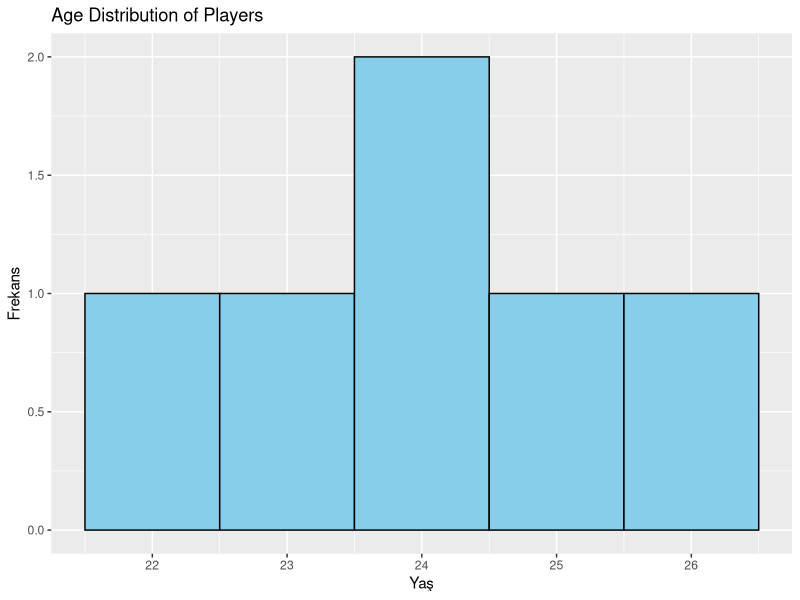
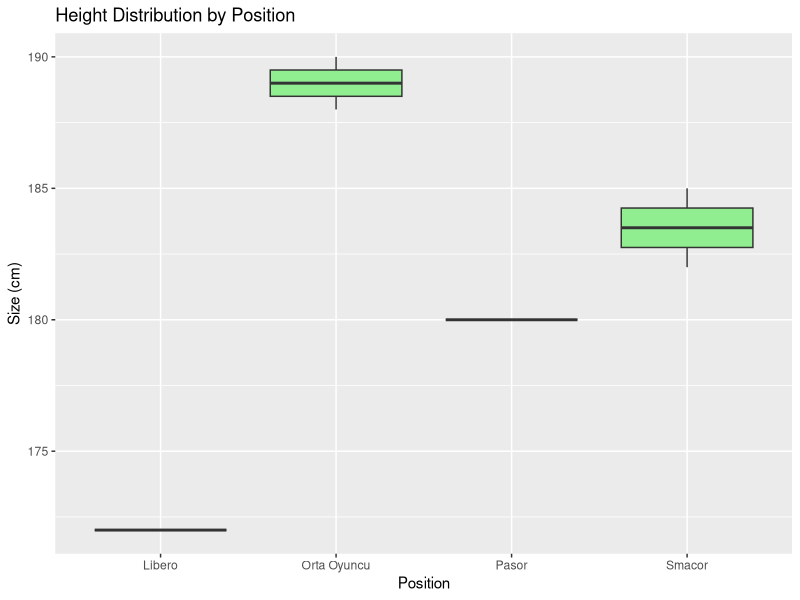
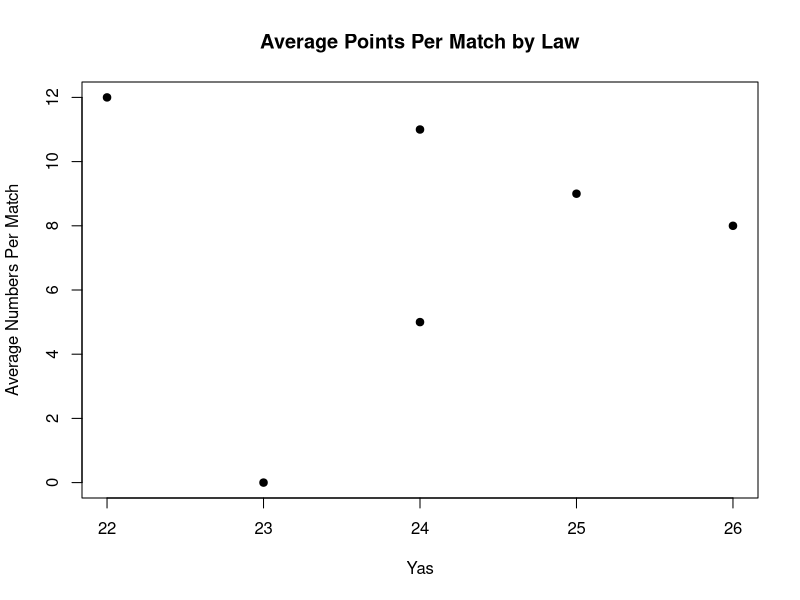
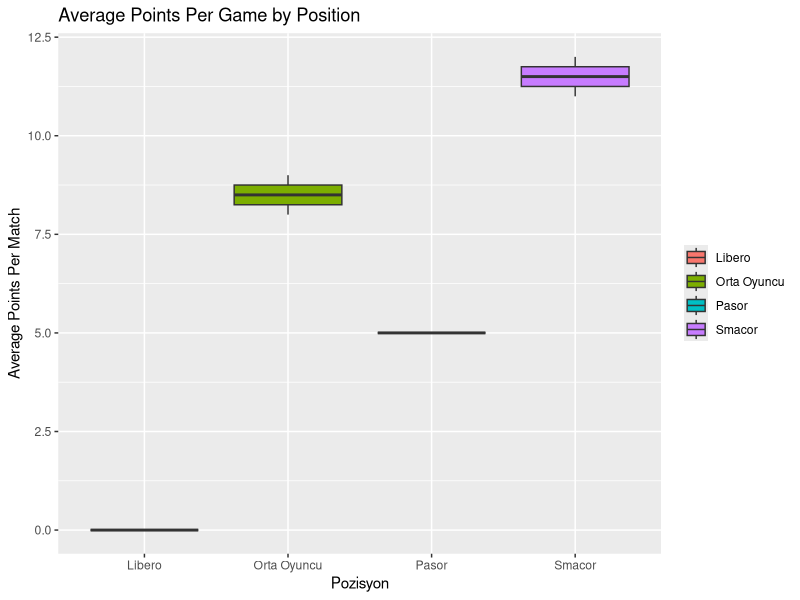
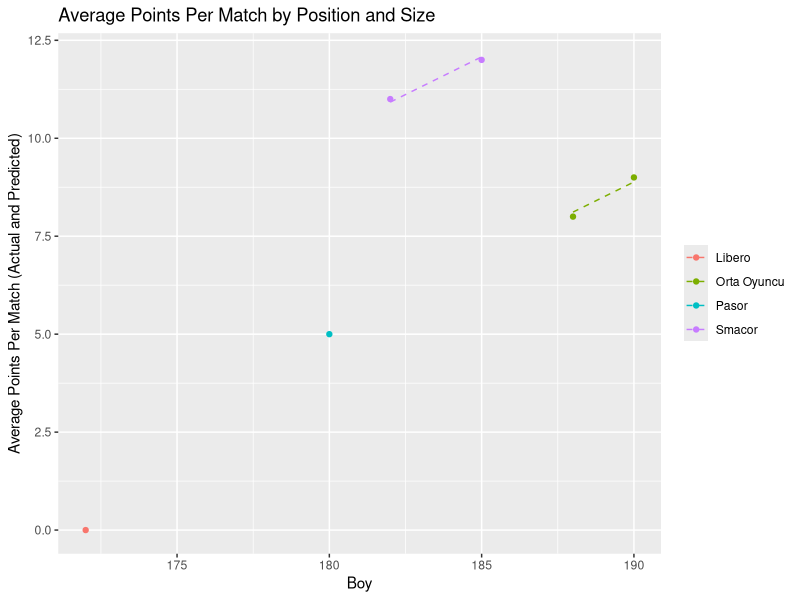
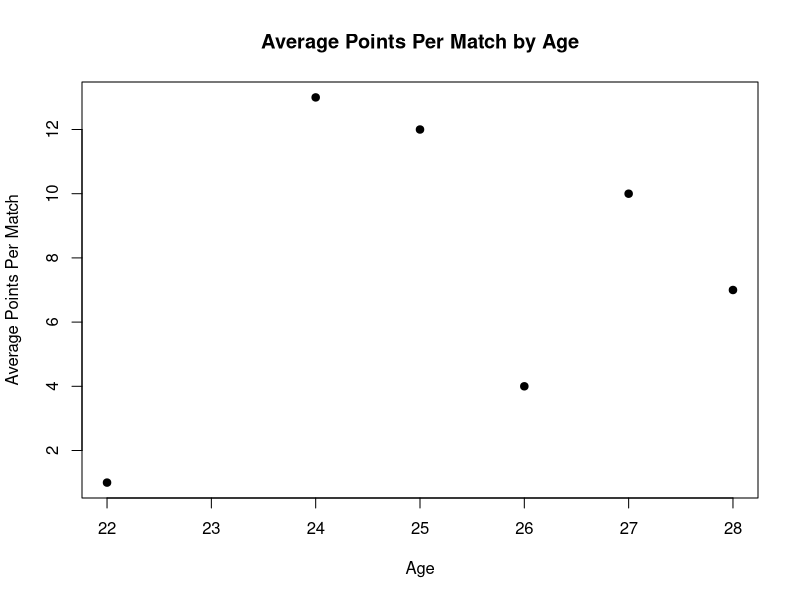
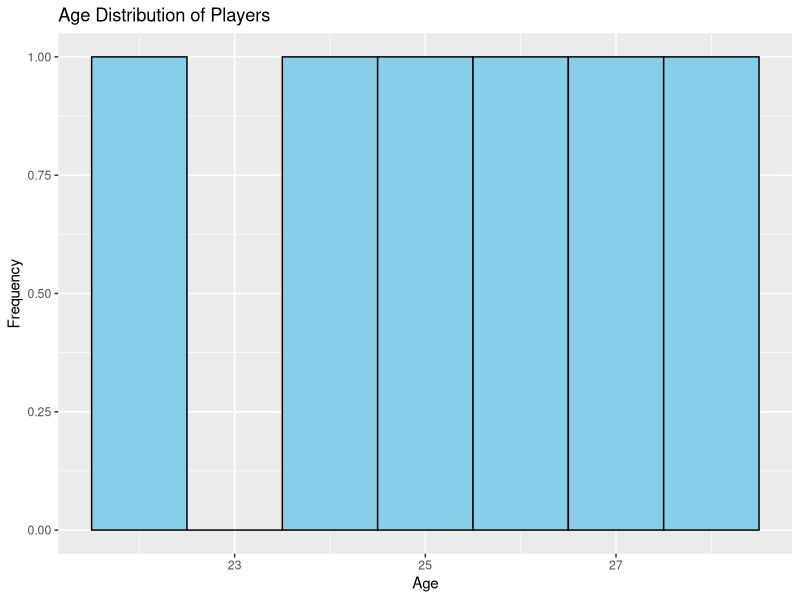
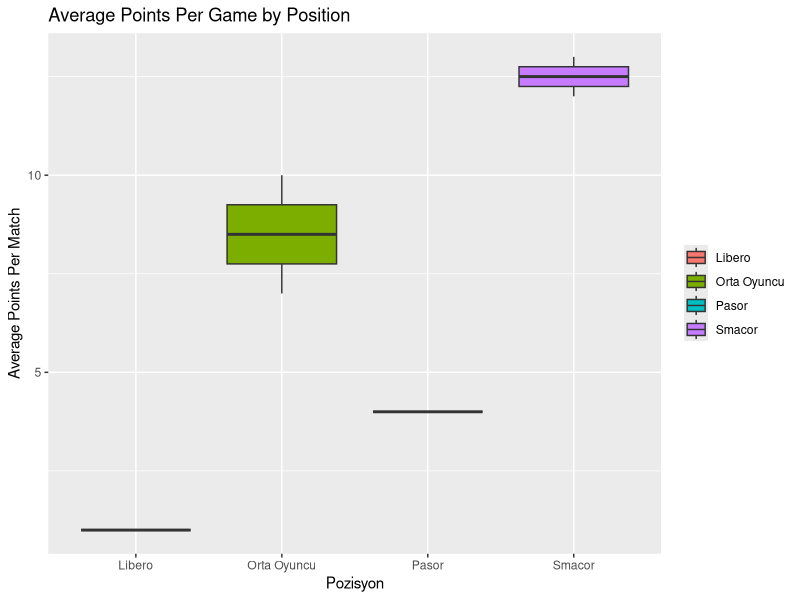

These charts were generated, in order, by the following R code:
## ---- chunk 1
# Installing the required libraries
library(ggplot2)
library(dplyr)
library(car)

## ---- chunk 2
kadin_oyuncular <- data.frame(
  Isim = c("Ece Karayilan", "Aylin Sarioglu", "Melis Gurkaynak", "Sena Gulbahar", "Zehra Gunes", "Hande Baladin"),
  Pozisyon = c("Pasor", "Smacor", "Orta Oyuncu", "Libero", "Orta Oyuncu", "Smacor"),
  Yas = c(24, 22, 26, 23, 25, 24),
  Boy = c(180, 185, 188, 172, 190, 182),
  MacBasinaOrtalamaSayi = c(5, 12, 8, 0, 9, 11)
)

## ---- chunk 3
head(kadin_oyuncular)
## ---- chunk 4
summary(kadin_oyuncular)# Function to display summary of data set
## ---- chunk 5
ggplot(kadin_oyuncular, aes(x=Yas)) + geom_histogram(binwidth=1, fill="skyblue", color="black") + 
  ggtitle("Age Distribution of Players") + xlab("Yaş") + ylab("Frekans")
## ---- chunk 6
#Height Distribution by Position
ggplot(kadin_oyuncular, aes(x=Pozisyon, y=Boy)) + geom_boxplot(fill="lightgreen") + 
  ggtitle("Height Distribution by Position") + xlab("Position") + ylab("Size (cm)")
## ---- chunk 7
# Average Numbers Per Match
plot(kadin_oyuncular$Yas, kadin_oyuncular$MacBasinaOrtalamaSayi, main="Average Points Per Match by Law", xlab="Yas", ylab="Average Numbers Per Match", pch=19)

## ---- chunk 8
# # Regression Analysis: Relationship Between Age and Average Points Per Match
lm_model_kadin <- lm(MacBasinaOrtalamaSayi ~ Yas, data=kadin_oyuncular)
summary(lm_model_kadin)
## ---- chunk 9
# ANOVA
anova_model_kadin <- aov(MacBasinaOrtalamaSayi ~ Pozisyon, data=kadin_oyuncular)
summary(anova_model_kadin) # ANOVA sonuçlarını gösterir
## ---- chunk 10
# ANCOVA 
ancova_model_kadin <- aov(MacBasinaOrtalamaSayi ~ Pozisyon + Boy, data=kadin_oyuncular)
summary(ancova_model_kadin) # ANCOVA sonuçlarını gösterir
## ---- chunk 11
ggplot(kadin_oyuncular, aes(x=Pozisyon, y=MacBasinaOrtalamaSayi, fill=Pozisyon)) + 
  geom_boxplot() + 
  ggtitle("Average Points Per Game by Position") + 
  xlab("Pozisyon") + ylab("Average Points Per Match") +
  theme(legend.title = element_blank())

## ---- chunk 12
# ANCOVA 
kadin_oyuncular$TahminEdilenSayi <- predict(ancova_model_kadin)
ggplot(kadin_oyuncular, aes(x=Boy, y=MacBasinaOrtalamaSayi, color=Pozisyon)) + 
  geom_point() + 
  geom_line(aes(y=TahminEdilenSayi), linetype="dashed") + 
  ggtitle("Average Points Per Match by Position and Size") + 
  xlab("Boy") + ylab("Average Points Per Match (Actual and Predicted)") +
  theme(legend.title = element_blank())

## ---- chunk 13
# Men's National Volleyball Team Data Set
erkek_oyuncular <- data.frame(
  Isim = c("Burak Gungor", "Ahmet Tumer", "Kerem Elice", "Deniz Kuzey", "Murat Yenipazar", "Serhat Coskun"),
  Pozisyon = c("Pasor", "Smacor", "Orta Oyuncu", "Libero", "Orta Oyuncu", "Smacor"),
  Yas = c(26, 24, 28, 22, 27, 25),
  Boy = c(192, 198, 195, 174, 200, 188),
  MacBasinaOrtalamaSayi = c(4, 13, 7, 1, 10, 12)
)
## ---- chunk 14
# Display the first few rows of the data set
head(erkek_oyuncular)
## ---- chunk 15
# EDA for male actors
summary(erkek_oyuncular)
## ---- chunk 16
# Average Points Per Match by Age
plot(erkek_oyuncular$Yas, erkek_oyuncular$MacBasinaOrtalamaSayi, main="Average Points Per Match by Age", xlab="Age", ylab="Average Points Per Match", pch=19)

## ---- chunk 17
# EDA: Data Visualization with Graphs

# Age Distribution

ggplot(erkek_oyuncular, aes(x=Yas)) + geom_histogram(binwidth=1, fill="skyblue", color="black") +
  ggtitle("Age Distribution of Players") + xlab("Age") + ylab("Frequency")
## ---- chunk 18
# Regression Analysis: Relationship Between Age and Average Points Per Match
lm_model_erkek <- lm(MacBasinaOrtalamaSayi ~ Yas, data=erkek_oyuncular)
summary(lm_model_erkek)
## ---- chunk 19
# ANOVA Analysis: Differences in Average Points Per Match by Position
anova_model_erkek <- aov(MacBasinaOrtalamaSayi ~ Pozisyon, data=erkek_oyuncular)
summary(anova_model_erkek)

## ---- chunk 20
# Average Points Per Game by Position - Box Plot
ggplot(erkek_oyuncular, aes(x=Pozisyon, y=MacBasinaOrtalamaSayi, fill=Pozisyon)) +
  geom_boxplot() +
  ggtitle("Average Points Per Game by Position") +
  xlab("Pozisyon") + ylab("Average Points Per Match") +
  theme(legend.title = element_blank())

## ---- chunk 21
#ANCOVA Analysis
# ANCOVA Analysis: Neck Position and Its Effect on Average Points Per Match
ancova_model_erkek <- aov(MacBasinaOrtalamaSayi ~ Pozisyon + Boy, data=erkek_oyuncular)
summary(ancova_model_erkek)

## ---- chunk 22
erkek_oyuncular$TahminEdilenSayi <- predict(ancova_model_erkek)

# Average Points Per Match by Position and Size - Scatter Plot
ggplot(erkek_oyuncular, aes(x=Boy, y=MacBasinaOrtalamaSayi, color=Pozisyon)) +
  geom_point() +
  geom_line(aes(y=TahminEdilenSayi), linetype="dashed") +
  ggtitle("Average Points Per Match by Position and Size") +
  xlab("Size") +
  ylab("Average Points Per Match (Actual and Predicted))")


## ---- chunk 23
# Merge data sets for male and female players
kadin_oyuncular$Cinsiyet <- 'Kadın'
erkek_oyuncular$Cinsiyet <- 'Erkek'

# Merge by adding the gender variable
oyuncular <- rbind(kadin_oyuncular, erkek_oyuncular)
oyuncular$Cinsiyet <- as.factor(oyuncular$Cinsiyet)

head(oyuncular)


## ---- chunk 24
lm_model <- lm(MacBasinaOrtalamaSayi ~ Cinsiyet, data=oyuncular)
summary(lm_model)

## ---- chunk 25
anova_model <- aov(MacBasinaOrtalamaSayi ~ Cinsiyet + Pozisyon, data=oyuncular)
summary(anova_model)

## ---- chunk 26
ancova_model <- aov(MacBasinaOrtalamaSayi ~ Cinsiyet + Pozisyon + Boy, data=oyuncular)
summary(ancova_model)

## ---- chunk 27
ggplot(oyuncular, aes(x=Cinsiyet, y=MacBasinaOrtalamaSayi, fill=Cinsiyet)) +
  geom_boxplot() +
  ggtitle("Average Scores per Match by Gender") +
  xlab("Gender") +
  ylab("Average Scores per Match") +
  theme_minimal()


## ---- chunk 28
ggplot(oyuncular, aes(x=Pozisyon, y=MacBasinaOrtalamaSayi, fill=Cinsiyet)) +
  geom_boxplot() +
  ggtitle("Average Scores per Match by Position and Gender") +
  xlab("Position") +
  ylab("Average Scores per Match") +
  theme_minimal() +
  theme(legend.title = element_blank())


## ---- chunk 29
ggplot(oyuncular, aes(x=Boy, y=MacBasinaOrtalamaSayi, color=Cinsiyet)) +
  geom_point() +
  geom_smooth(method="lm", aes(group=Cinsiyet), se=FALSE, linetype="dashed") +
  ggtitle("Relationship Between Height and Average Scores per Match") +
  xlab("Height") +
  ylab("Average Scores per Match") +
  theme_minimal() +
  theme(legend.title = element_blank())


